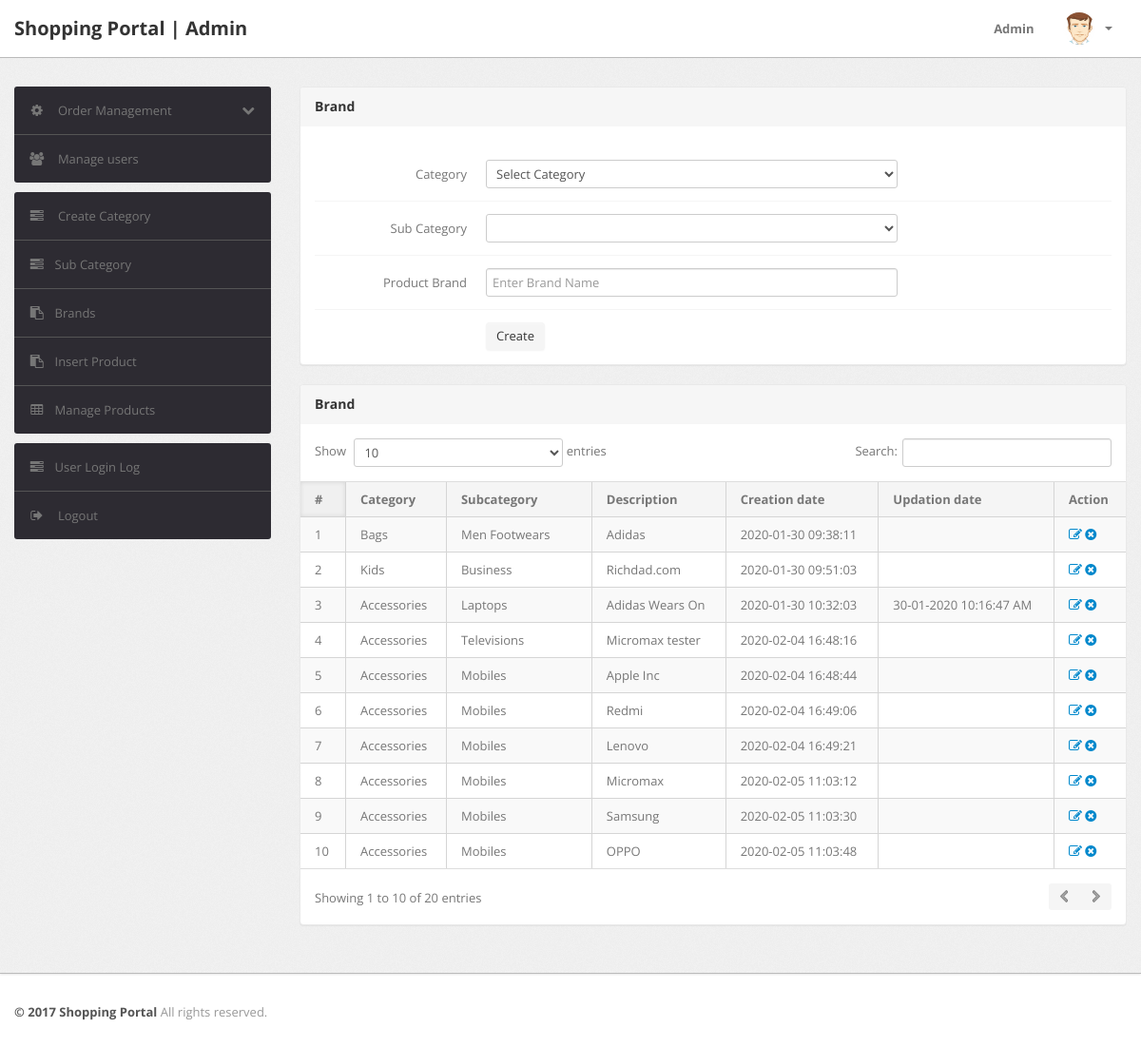
Page /admin/brand.php (signed in) on the committed database.
### tables this page shows
CREATE TABLE IF NOT EXISTS `brand` (
  `id` int(11) NOT NULL AUTO_INCREMENT,
  `categoryid` int(11) DEFAULT NULL,
  `subcategoryId` varchar(255) DEFAULT NULL,
  `productCompanyName` varchar(255) DEFAULT NULL,
  `creationDate` timestamp NULL DEFAULT CURRENT_TIMESTAMP,
  `updationDate` varchar(255) DEFAULT NULL,
  PRIMARY KEY (`id`)
);

CREATE TABLE IF NOT EXISTS `category` (
  `id` int(11) NOT NULL AUTO_INCREMENT,
  `categoryName` varchar(255) DEFAULT NULL,
  `categoryDescription` longtext,
  `creationDate` timestamp NOT NULL DEFAULT CURRENT_TIMESTAMP,
  `updationDate` varchar(255) DEFAULT NULL,
  PRIMARY KEY (`id`)
);

CREATE TABLE IF NOT EXISTS `subcategory` (
  `id` int(11) NOT NULL AUTO_INCREMENT,
  `categoryid` int(11) DEFAULT NULL,
  `subcategoryName` varchar(255) DEFAULT NULL,
  `creationDate` timestamp NULL DEFAULT CURRENT_TIMESTAMP,
  `updationDate` varchar(255) DEFAULT NULL,
  PRIMARY KEY (`id`)
);

### admin/brand.php (the view, shortened to what this page needs)
<?php
include('include/config.php');
if(strlen($_SESSION['alogin'])==0)
	{
header('location:index.php');
}
else{
?>
<!DOCTYPE html>
<html lang="en">
<head>
	<link type="text/css" href="bootstrap/css/bootstrap.min.css" rel="stylesheet">
	<link type="text/css" href="bootstrap/css/bootstrap-responsive.min.css" rel="stylesheet">
	<link type="text/css" href="css/theme.css" rel="stylesheet">
	<link type="text/css" href="images/icons/css/font-awesome.css" rel="stylesheet">
</head>
<body>
<?php include('include/header.php');?>
	<div class="wrapper">
		<div class="container">
			<div class="row">
<?php include('include/sidebar.php');?>
			<div class="span9">
					<div class="content">
						<div class="module">
							<div class="module-head">
								<h3>Brand</h3>
							</div>
							<div class="module-body">
									<br />
			<form class="form-horizontal row-fluid" name="brand" method="post" enctype="multipart/form-data">
<div class="control-group">
<label class="control-label" for="basicinput">Category</label>
<div class="controls">
<select name="category" class="span8 tip" onChange="getSubcat(this.value);"  required>
<option value="">Select Category</option>
</select>
</div>
</div>
<div class="control-group">
<label class="control-label" for="basicinput">Sub Category</label>
<div class="controls">
<select   name="subcategory"  id="subcategory" class="span8 tip" required>
</select>
</div>
</div>
<div class="control-group">
<label class="control-label" for="basicinput">Product Brand</label>
<div class="controls">
<input type="text"    name="productCompanyName"  placeholder="Enter Brand Name" class="span8 tip" required>
</div>
</div>
	<div class="control-group">
											<div class="controls">
												<button type="submit" name="submit" class="btn">Create</button>
											</div>
										</div>
									</form>
							</div>
						</div>
	<div class="module">
							<div class="module-head">
								<h3>Brand</h3>
							</div>
							<div class="module-body table">
								<table cellpadding="0" cellspacing="0" border="0" class="datatable-1 table table-bordered table-striped	 display" width="100%">
									<thead>
										<tr>
											<th>#</th>
											<th>Category</th>
                                            <th>Subcategory</th>
											<th>Description</th>
                                            <th>Creation date</th>
                                            <th>Updation date</th>
											<th>Action</th>
										</tr>
									</thead>
									<tbody>
<?php $query=mysqli_query($con,"select brand.*,category.categoryName,subcategory.subcategoryName from brand join category on category.id=brand.categoryid join subcategory on subcategory.id=brand.subcategoryId");
$cnt=1;
while($row=mysqli_fetch_array($query))
{
?>
										<tr>
											<td><?php echo htmlentities($cnt);?></td>
											<td><?php echo htmlentities($row['categoryName']);?></td>
                                            <td><?php echo htmlentities($row['subcategoryName']);?></td>
											<td><?php echo htmlentities($row['productCompanyName']);?></td>
											<td> <?php echo htmlentities($row['creationDate']);?></td>
											<td><?php echo htmlentities($row['updationDate']);?></td>
											<td>
											<a href="edit-brand.php?id=<?php echo $row['id']?>" ><i class="icon-edit"></i></a>
											<a href="brand.php?id=<?php echo $row['id']?>&del=delete" onClick="return confirm('Are you sure you want to delete?')"><i class="icon-remove-sign"></i></a></td>
										</tr>
										<?php $cnt=$cnt+1; } ?>
								</table>
							</div>
						</div>
					</div>
				</div>
			</div>
		</div>
	</div>
<?php include('include/footer.php');?>
</body>
<?php } ?>

### rows in the picture
brand: categoryid.categoryName "Bags", subcategoryId.subcategoryName "Men Footwears", productCompanyName "Adidas", creationDate "2020-01-30 09:38:11"
brand: categoryid.categoryName "Kids", subcategoryId.subcategoryName "Business", productCompanyName "Richdad.com", creationDate "2020-01-30 09:51:03"
brand: categoryid.categoryName "Accessories", subcategoryId.subcategoryName "Laptops", productCompanyName "Adidas Wears On", creationDate "2020-01-30 10:32:03", updationDate "30-01-2020 10:16:47 AM"
brand: categoryid.categoryName "Accessories", subcategoryId.subcategoryName "Televisions", productCompanyName "Micromax tester", creationDate "2020-02-04 16:48:16"
brand: categoryid.categoryName "Accessories", subcategoryId.subcategoryName "Mobiles", productCompanyName "Apple Inc", creationDate "2020-02-04 16:48:44"
brand: categoryid.categoryName "Accessories", subcategoryId.subcategoryName "Mobiles", productCompanyName "Redmi", creationDate "2020-02-04 16:49:06"
brand: categoryid.categoryName "Accessories", subcategoryId.subcategoryName "Mobiles", productCompanyName "Lenovo", creationDate "2020-02-04 16:49:21"
brand: categoryid.categoryName "Accessories", subcategoryId.subcategoryName "Mobiles", productCompanyName "Micromax", creationDate "2020-02-05 11:03:12"
brand: categoryid.categoryName "Accessories", subcategoryId.subcategoryName "Mobiles", productCompanyName "Samsung", creationDate "2020-02-05 11:03:30"
brand: categoryid.categoryName "Accessories", subcategoryId.subcategoryName "Mobiles", productCompanyName "OPPO", creationDate "2020-02-05 11:03:48"
